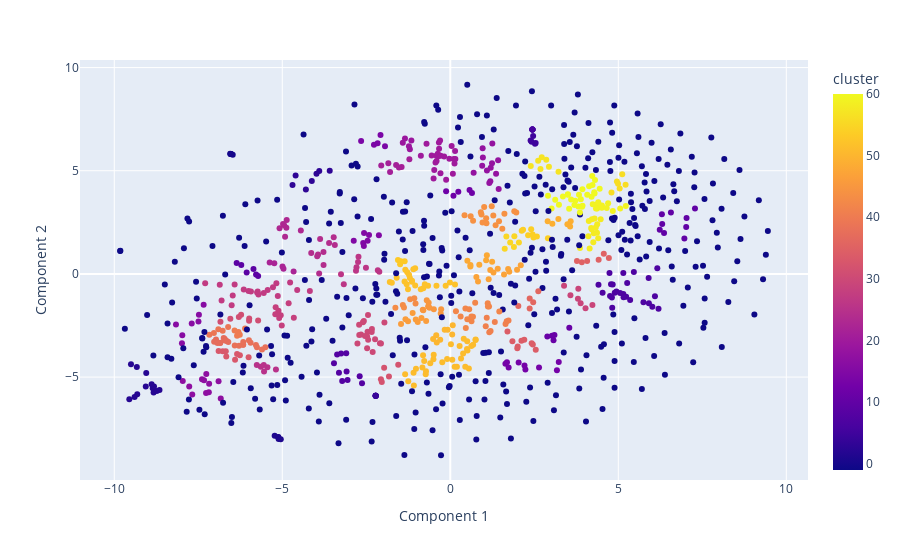

Here is the notebook cell this chart was saved with:
### Code cell
tsne_df = pd.DataFrame(reduced_embeddings, columns=['Component 1', 'Component 2'])
tsne_df['text'] =  [doc[:40] for doc in documents]
tsne_df['cluster'] = labels


fig = px.scatter(
    tsne_df,
    x='Component 1',
    y='Component 2',
    color='cluster',
    hover_data=['text'],
    #color_continuous_scale=px.colors.diverging.BrBG
)
fig.show()

### Figure 1 — Plotly figure (JSON) as saved in the notebook; plotly's stock layout.template omitted (floating-point values rounded to 4 significant figures; data arrays with more than 128 entries replaced by an {"elided": "..."} marker saying what was removed)
{"data": [{"customdata": {"elided": "1000x1 str values"}, "hovertemplate": "Component 1=%{x}<br>Component 2=%{y}<br>text=%{customdata[0]}<br>cluster=%{marker.color}<extra></extra>", "legendgroup": "", "marker": {"color": {"elided": "1000 int values"}, "coloraxis": "coloraxis", "symbol": "circle"}, "mode": "markers", "name": "", "orientation": "v", "showlegend": false, "type": "scatter", "x": {"elided": "1000 float values"}, "xaxis": "x", "y": {"elided": "1000 float values"}, "yaxis": "y"}], "layout": {"coloraxis": {"colorbar": {"title": {"text": "cluster"}}, "colorscale": [[0, "#0d0887"], [0.1111, "#46039f"], [0.2222, "#7201a8"], [0.3333, "#9c179e"], [0.4444, "#bd3786"], [0.5556, "#d8576b"], [0.6667, "#ed7953"], [0.7778, "#fb9f3a"], [0.8889, "#fdca26"], [1, "#f0f921"]]}, "legend": {"tracegroupgap": 0}, "margin": {"t": 60}, "xaxis": {"anchor": "y", "domain": [0, 1], "title": {"text": "Component 1"}}, "yaxis": {"anchor": "x", "domain": [0, 1], "title": {"text": "Component 2"}}}}
